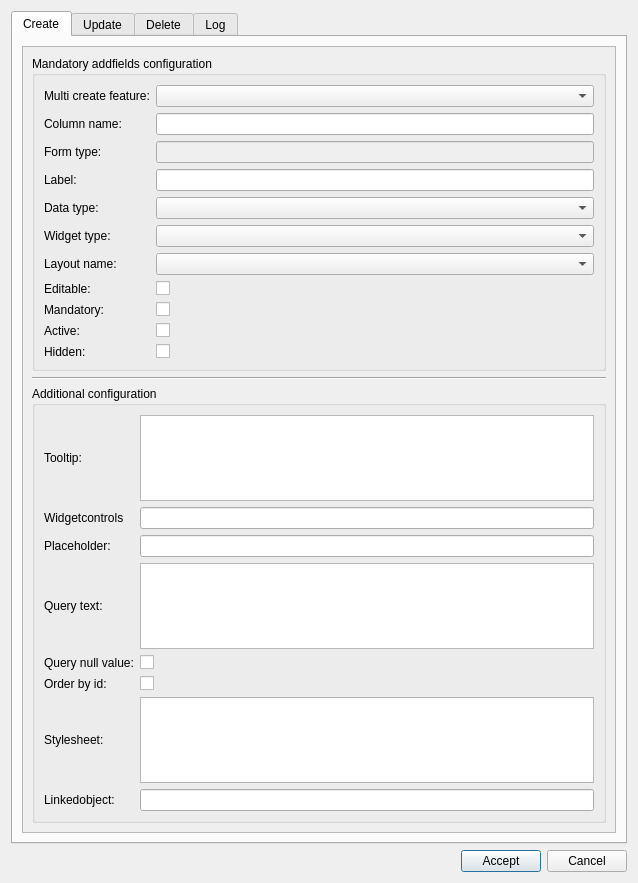
<?xml version="1.0" encoding="UTF-8"?>
<ui version="4.0">
 <class>dlg_admin_addfields</class>
 <widget class="QDialog" name="dlg_admin_addfields">
  <property name="geometry">
   <rect>
    <x>0</x>
    <y>0</y>
    <width>638</width>
    <height>883</height>
   </rect>
  </property>
  <property name="windowTitle">
   <string>Dialog</string>
  </property>
  <layout class="QGridLayout" name="gridLayout_2">
   <item row="1" column="0">
    <layout class="QHBoxLayout" name="horizontalLayout_18">
     <item>
      <spacer name="horizontalSpacer_15">
       <property name="orientation">
        <enum>Qt::Horizontal</enum>
       </property>
       <property name="sizeHint" stdset="0">
        <size>
         <width>40</width>
         <height>20</height>
        </size>
       </property>
      </spacer>
     </item>
     <item>
      <widget class="QPushButton" name="btn_accept">
       <property name="text">
        <string>Accept</string>
       </property>
      </widget>
     </item>
     <item>
      <widget class="QPushButton" name="btn_cancel">
       <property name="text">
        <string>Cancel</string>
       </property>
      </widget>
     </item>
    </layout>
   </item>
   <item row="0" column="0">
    <widget class="QTabWidget" name="tab_add_fields">
     <property name="currentIndex">
      <number>0</number>
     </property>
     <widget class="QWidget" name="tab_create">
      <attribute name="title">
       <string>Create</string>
      </attribute>
      <layout class="QGridLayout" name="gridLayout">
       <item row="0" column="0">
        <widget class="QScrollArea" name="scrollArea_2">
         <property name="widgetResizable">
          <bool>true</bool>
         </property>
         <widget class="QWidget" name="scrollAreaWidgetContents_3">
          <property name="geometry">
           <rect>
            <x>0</x>
            <y>0</y>
            <width>594</width>
            <height>788</height>
           </rect>
          </property>
          <layout class="QVBoxLayout" name="verticalLayout">
           <item>
            <widget class="QGroupBox" name="grb_mandatory">
             <property name="title">
              <string>Mandatory addfields configuration</string>
             </property>
             <layout class="QVBoxLayout" name="verticalLayout_3">
              <item>
               <layout class="QGridLayout" name="gridLayout_6">
                <item row="2" column="0">
                 <widget class="QLabel" name="lbl_formtype">
                  <property name="text">
                   <string>Form type:</string>
                  </property>
                 </widget>
                </item>
                <item row="8" column="1">
                 <widget class="QCheckBox" name="iseditable">
                  <property name="text">
                   <string/>
                  </property>
                 </widget>
                </item>
                <item row="5" column="1">
                 <widget class="QComboBox" name="widgettype"/>
                </item>
                <item row="5" column="0">
                 <widget class="QLabel" name="lbl_widgettype">
                  <property name="text">
                   <string>Widget type:</string>
                  </property>
                 </widget>
                </item>
                <item row="10" column="0">
                 <widget class="QLabel" name="lbl_active">
                  <property name="text">
                   <string>Active:</string>
                  </property>
                 </widget>
                </item>
                <item row="8" column="0">
                 <widget class="QLabel" name="lbl_iseditable">
                  <property name="text">
                   <string>Editable:</string>
                  </property>
                 </widget>
                </item>
                <item row="1" column="1">
                 <widget class="QLineEdit" name="columnname"/>
                </item>
                <item row="3" column="1">
                 <widget class="QLineEdit" name="label"/>
                </item>
                <item row="9" column="1">
                 <widget class="QCheckBox" name="ismandatory">
                  <property name="text">
                   <string/>
                  </property>
                 </widget>
                </item>
                <item row="11" column="0">
                 <widget class="QLabel" name="lbl_hidden">
                  <property name="text">
                   <string>Hidden:</string>
                  </property>
                 </widget>
                </item>
                <item row="11" column="1">
                 <widget class="QCheckBox" name="hidden">
                  <property name="text">
                   <string/>
                  </property>
                 </widget>
                </item>
                <item row="4" column="0">
                 <widget class="QLabel" name="lbl_datatype">
                  <property name="text">
                   <string>Data type:</string>
                  </property>
                 </widget>
                </item>
                <item row="10" column="1">
                 <widget class="QCheckBox" name="active">
                  <property name="text">
                   <string/>
                  </property>
                 </widget>
                </item>
                <item row="1" column="0">
                 <widget class="QLabel" name="lbl_columnname">
                  <property name="text">
                   <string>Column name:</string>
                  </property>
                 </widget>
                </item>
                <item row="9" column="0">
                 <widget class="QLabel" name="lbl_ismandatory">
                  <property name="text">
                   <string>Mandatory:</string>
                  </property>
                 </widget>
                </item>
                <item row="6" column="1">
                 <widget class="QComboBox" name="layoutname"/>
                </item>
                <item row="2" column="1">
                 <widget class="QLineEdit" name="formtype">
                  <property name="enabled">
                   <bool>false</bool>
                  </property>
                  <property name="text">
                   <string/>
                  </property>
                 </widget>
                </item>
                <item row="3" column="0">
                 <widget class="QLabel" name="lbl_label">
                  <property name="text">
                   <string>Label:</string>
                  </property>
                 </widget>
                </item>
                <item row="6" column="0">
                 <widget class="QLabel" name="lbl_layoutname">
                  <property name="text">
                   <string>Layout name:</string>
                  </property>
                 </widget>
                </item>
                <item row="4" column="1">
                 <widget class="QComboBox" name="datatype"/>
                </item>
                <item row="0" column="0">
                 <widget class="QLabel" name="lbl_multifeaturetype">
                  <property name="text">
                   <string>Multi create feature:</string>
                  </property>
                 </widget>
                </item>
                <item row="0" column="1">
                 <widget class="QComboBox" name="featuretype"/>
                </item>
               </layout>
              </item>
             </layout>
            </widget>
           </item>
           <item>
            <widget class="Line" name="line">
             <property name="orientation">
              <enum>Qt::Horizontal</enum>
             </property>
            </widget>
           </item>
           <item>
            <widget class="QGroupBox" name="grb_additional">
             <property name="title">
              <string>Additional configuration</string>
             </property>
             <layout class="QVBoxLayout" name="verticalLayout_2">
              <item>
               <layout class="QGridLayout" name="gridLayout_7">
                <item row="6" column="0">
                 <widget class="QLabel" name="lbl_dv_querytext">
                  <property name="text">
                   <string>Query text:</string>
                  </property>
                 </widget>
                </item>
                <item row="8" column="0">
                 <widget class="QLabel" name="lbl_dv_orderby">
                  <property name="text">
                   <string>Order by id:</string>
                  </property>
                 </widget>
                </item>
                <item row="5" column="0">
                 <widget class="QLabel" name="lbl_placeholder">
                  <property name="text">
                   <string>Placeholder:</string>
                  </property>
                 </widget>
                </item>
                <item row="10" column="0">
                 <widget class="QLabel" name="lbl_linkedobject">
                  <property name="text">
                   <string>Linkedobject:</string>
                  </property>
                 </widget>
                </item>
                <item row="9" column="0">
                 <widget class="QLabel" name="lbl_stylesheet">
                  <property name="text">
                   <string>Stylesheet:</string>
                  </property>
                 </widget>
                </item>
                <item row="4" column="2">
                 <widget class="QLineEdit" name="widgetcontrols"/>
                </item>
                <item row="5" column="2">
                 <widget class="QLineEdit" name="placeholder"/>
                </item>
                <item row="3" column="2">
                 <widget class="QPlainTextEdit" name="tooltip"/>
                </item>
                <item row="4" column="0">
                 <widget class="QLabel" name="lbl_widgetcontrols">
                  <property name="text">
                   <string>Widgetcontrols</string>
                  </property>
                 </widget>
                </item>
                <item row="6" column="2">
                 <widget class="QPlainTextEdit" name="dv_querytext"/>
                </item>
                <item row="7" column="0">
                 <widget class="QLabel" name="lbl_dv_querynullvalue">
                  <property name="text">
                   <string>Query null value:</string>
                  </property>
                 </widget>
                </item>
                <item row="7" column="2">
                 <widget class="QCheckBox" name="dv_isnullvalue">
                  <property name="text">
                   <string/>
                  </property>
                 </widget>
                </item>
                <item row="9" column="2">
                 <widget class="QPlainTextEdit" name="stylesheet">
                  <property name="toolTip">
                   <string>&lt;html&gt;&lt;head/&gt;&lt;body&gt;&lt;p&gt;{&amp;quot;label&amp;quot;:&amp;quot;color:green; font-weight:bold;&amp;quot;,&amp;quot;widget&amp;quot;:{&amp;quot;enabled&amp;quot;:&amp;quot;color:black; font-weight:bold;&amp;quot;,&amp;quot;disabled&amp;quot;:&amp;quot;color:black; font-weight:bold;&amp;quot;}}&lt;/p&gt;&lt;/body&gt;&lt;/html&gt;</string>
                  </property>
                 </widget>
                </item>
                <item row="3" column="0">
                 <widget class="QLabel" name="lbl_tooltip">
                  <property name="text">
                   <string>Tooltip:</string>
                  </property>
                 </widget>
                </item>
                <item row="10" column="2">
                 <widget class="QLineEdit" name="linkedobject"/>
                </item>
                <item row="8" column="2">
                 <widget class="QCheckBox" name="dv_orderby_id">
                  <property name="text">
                   <string/>
                  </property>
                 </widget>
                </item>
               </layout>
              </item>
             </layout>
            </widget>
           </item>
          </layout>
         </widget>
        </widget>
       </item>
      </layout>
     </widget>
     <widget class="QWidget" name="tab_update">
      <attribute name="title">
       <string>Update</string>
      </attribute>
      <layout class="QGridLayout" name="gridLayout_4">
       <item row="2" column="1">
        <layout class="QHBoxLayout" name="horizontalLayout_15"/>
       </item>
       <item row="0" column="0">
        <layout class="QHBoxLayout" name="horizontalLayout">
         <item>
          <spacer name="horizontalSpacer">
           <property name="orientation">
            <enum>Qt::Horizontal</enum>
           </property>
           <property name="sizeHint" stdset="0">
            <size>
             <width>40</width>
             <height>20</height>
            </size>
           </property>
          </spacer>
         </item>
         <item>
          <widget class="QPushButton" name="btn_open">
           <property name="text">
            <string>Open</string>
           </property>
          </widget>
         </item>
        </layout>
       </item>
       <item row="1" column="0">
        <widget class="QTableView" name="tbl_update">
         <property name="sortingEnabled">
          <bool>true</bool>
         </property>
        </widget>
       </item>
      </layout>
     </widget>
     <widget class="QWidget" name="tab_delete">
      <attribute name="title">
       <string>Delete</string>
      </attribute>
      <layout class="QGridLayout" name="gridLayout_5">
       <item row="0" column="0">
        <layout class="QHBoxLayout" name="horizontalLayout_17">
         <item>
          <widget class="QLabel" name="lbl_field_name">
           <property name="text">
            <string>Field name:</string>
           </property>
          </widget>
         </item>
         <item>
          <spacer name="horizontalSpacer_14">
           <property name="orientation">
            <enum>Qt::Horizontal</enum>
           </property>
           <property name="sizeType">
            <enum>QSizePolicy::Fixed</enum>
           </property>
           <property name="sizeHint" stdset="0">
            <size>
             <width>56</width>
             <height>20</height>
            </size>
           </property>
          </spacer>
         </item>
         <item>
          <widget class="QComboBox" name="cmb_fields">
           <property name="sizePolicy">
            <sizepolicy hsizetype="Expanding" vsizetype="Fixed">
             <horstretch>0</horstretch>
             <verstretch>0</verstretch>
            </sizepolicy>
           </property>
          </widget>
         </item>
        </layout>
       </item>
       <item row="1" column="0">
        <spacer name="verticalSpacer">
         <property name="orientation">
          <enum>Qt::Vertical</enum>
         </property>
         <property name="sizeHint" stdset="0">
          <size>
           <width>20</width>
           <height>40</height>
          </size>
         </property>
        </spacer>
       </item>
      </layout>
     </widget>
     <widget class="QWidget" name="tab_infolog">
      <attribute name="title">
       <string>Log</string>
      </attribute>
      <layout class="QGridLayout" name="gridLayout_3">
       <item row="0" column="0">
        <widget class="QTextEdit" name="txt_infolog"/>
       </item>
      </layout>
     </widget>
    </widget>
   </item>
  </layout>
 </widget>
 <tabstops>
  <tabstop>tab_add_fields</tabstop>
  <tabstop>scrollArea_2</tabstop>
  <tabstop>featuretype</tabstop>
  <tabstop>columnname</tabstop>
  <tabstop>formtype</tabstop>
  <tabstop>label</tabstop>
  <tabstop>datatype</tabstop>
  <tabstop>widgettype</tabstop>
  <tabstop>layoutname</tabstop>
  <tabstop>iseditable</tabstop>
  <tabstop>ismandatory</tabstop>
  <tabstop>active</tabstop>
  <tabstop>hidden</tabstop>
  <tabstop>tooltip</tabstop>
  <tabstop>widgetcontrols</tabstop>
  <tabstop>placeholder</tabstop>
  <tabstop>dv_querytext</tabstop>
  <tabstop>dv_isnullvalue</tabstop>
  <tabstop>dv_orderby_id</tabstop>
  <tabstop>stylesheet</tabstop>
  <tabstop>linkedobject</tabstop>
  <tabstop>btn_accept</tabstop>
  <tabstop>btn_cancel</tabstop>
  <tabstop>txt_infolog</tabstop>
  <tabstop>btn_open</tabstop>
  <tabstop>tbl_update</tabstop>
  <tabstop>cmb_fields</tabstop>
 </tabstops>
 <resources/>
 <connections/>
</ui>
